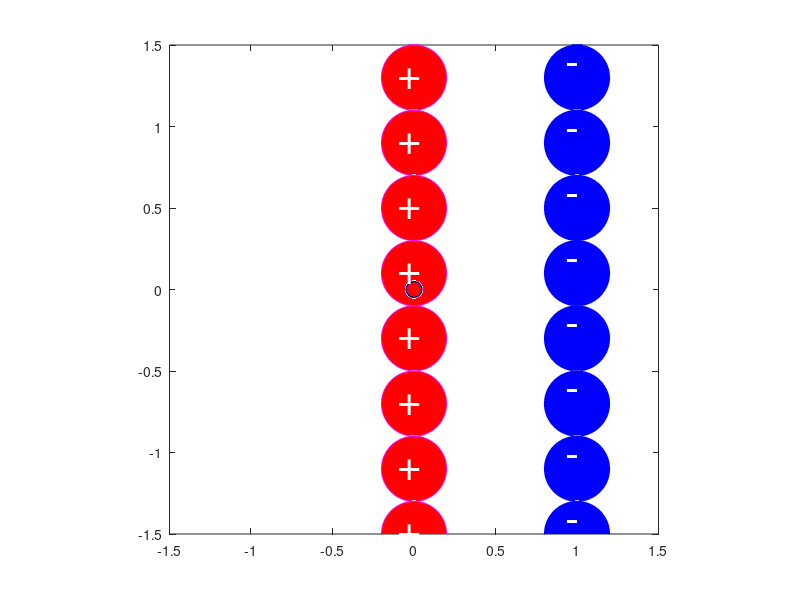

Recreate this plot in MATLAB.
% Crear grid
clc; clear; close all; % Limpiar la consola, las variables y las figuras
N=20; % Número de puntos en cada dimensión
minX=-2; maxX=+2; % Valores mínimos y máximos de x
minY=-2; maxY=+2; % Valores mínimos y máximos de y
x=linspace(minX,maxX,N); % Generar valores de x
y=linspace(minY,maxY,N); % Generar valores de y
[xG,yG]=meshgrid(x,y); % Crear una cuadrícula de puntos en el espacio 2D

% Información de carga negativa
xCn = 1; % Coordenada x de la partícula negativa
yCn = -1.5; % Coordenada y de la partícula negativa
Qn = 0; % Carga negativa de la partícula
Qn = abs(Qn) * -1; % Asegurar carga negativa5
NQn = 10;

% Posición de la partícula positiva
xCp = 0; % Coordenada x de la partícula positiva
yCp = -1.5; % Coordenada y de la partícula positiva
Qp = 0; % Carga positiva de la partícula
Qp = abs(Qp) * 1; % Asegurar carga positiva
NQp = 10;

% Posición de la partícula central
xC = 0; % Coordenada x de la partícula central
yC = 0; % Coordenada y de la partícula central

% Ancho de las partículas
a=0.4; % Ancho de la partícula
aParticula=0.1; % Ancho de la partícula central

% Constantes
eps0 = 8.85e-12; % Permitividad del espacio libre
kC = 1/(4*pi*eps0); % Constante de Coulomb


% Graficar la flecha
figure();

% Graficar la partícula central
h=rectangle('Position',[xC-aParticula/2,yC-aParticula/2,aParticula,aParticula],'curvature',[1 1]); 
set(h,'Facecolor',[0 0 0],'Edgecolor',[0 0 1]);

% Graficar la partícula negativa
for i=1:NQn
    h=rectangle('Position',[xCn-a/2,yCn-a/2,a,a],'curvature',[1 1]); 
    set(h,'Facecolor',[0 0 1],'Edgecolor',[0 0 1]);
    text(xCn-0.07,yCn+0.05,'-','Color','white','FontSize',30);
    hold on
    
    Rx = xG - xCn; % Componente x de la distancia entre cada punto y la partícula negativa
    Ry = yG - yCn; % Componente y de la distancia entre cada punto y la partícula negativa
    R = sqrt(Rx.^2 + Ry.^2).^3; % Distancia entre cada punto y la partícula negativa
    Ex = kC .* Qn .* Rx ./ R; % Componente x del campo eléctrico debido a la partícula negativa
    Ey = kC .* Qn .* Ry ./ R; % Componente y del campo eléctrico debido a la partícula negativa
    
    yCn = yCn+a;
end

% Graficar la partícula positiva
for i=1:NQp
    h=rectangle('Position',[xCp-a/2,yCp-a/2,a,a],'curvature',[1 1]); 
    set(h,'Facecolor',[1 0 0],'Edgecolor',[1 0 1]);
    text(xCp-0.1,yCp,'+','Color','white','FontSize',30);
    hold on

    Rx = xG - xCp; % Componente x de la distancia entre cada punto y la partícula positiva
    Ry = yG - yCp; % Componente y de la distancia entre cada punto y la partícula positiva
    R = sqrt(Rx.^2 + Ry.^2).^3; % Distancia entre cada punto y la partícula positiva
    Ex = Ex + kC .* Qp .* Rx ./ R; % Componente x del campo eléctrico debido a la partícula positiva
    Ey = Ey + kC .* Qp .* Ry ./ R; % Componente y del campo eléctrico debido a la partícula positiva

    yCp = yCp+a;
    
end

E = sqrt(Ex.^2 + Ey.^2); % Magnitud del campo eléctrico en cada punto

% Componentes u y v
u = Ex./E; % Componente x del vector unitario del campo eléctrico
v = Ey./E; % Componente y del vector unitario del campo eléctrico

h=quiver(xG,yG,u,v,'autoscalefactor',0.6); % Graficar las flechas en cada punto
set(h,'color',[1 0 0],'linewidth',1.2);
axis([-3.5 3.5 -3.5 3.5]);
axis equal;
box on
hold on

% Cálculo del Campo Eléctrico => Partícula Central 2
magnitudDeCargas = sqrt(Qn^2 + Qp^2); % Magnitud de las cargas
d = sqrt((xCn - xCp)^2 + (yCn - yCp)^2); % Distancia entre las partículas negativa y positiva
p = magnitudDeCargas*d; % Producto de la magnitud de las cargas y la distancia
% Punto medio
xm = (xCn + xCp)/2; % Coordenada x del punto medio
ym = (yCn + yCp)/2; % Coordenada y del punto medio

% Distancia desde el punto medio hasta la partícula central
r = sqrt((xC - xm)^2 + (yC - ym)^2); % Distancia entre el punto medio y la partícula central
vectorPosicionR = (xC - xm) + (yC - ym); % Vector de posición desde el punto medio hasta la partícula central
magnitudDeR = sqrt((xC - xm)^2 + (yC - ym)^2); % Magnitud del vector de posición
vectorUnitarioR = vectorPosicionR/magnitudDeR; % Vector unitario en la dirección del vector de posición
% Campo eléctrico de la partícula central
E = (kC * (2*p/(r^2)) * vectorUnitarioR); % Campo eléctrico en la partícula central

% Graficar las flechas
u_avg = mean(u(:)); % Componente x promedio del vector unitario del campo eléctrico
v_avg = mean(v(:)); % Componente y promedio del vector unitario del campo eléctrico

h=quiver(xC, yC, u_avg*3, v_avg*3, 'Color', 'blue', 'LineWidth', 2, 'MaxHeadSize', 1.5); % Graficar la flecha en la partícula central
set(h,'color',[0 0 1],'linewidth',1.2);
axis([-1.5 1.5 -1.5 1.5]);
axis equal;
box on
hold off

% Campo eléctrico de la partícula central
disp("Coordenadas de la partícula central:"); % Mostrar las coordenadas de la partícula central
disp("x: " + xC);
disp("y: " + yC);
disp("Campo eléctrico de la partícula central:"); % Mostrar el campo eléctrico en la partícula central
disp("E: " + E + "N/C");
